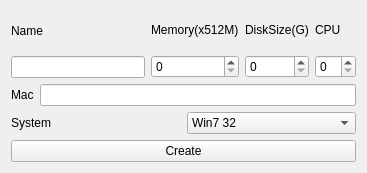
<?xml version="1.0" encoding="UTF-8"?>
<ui version="4.0">
 <class>defineDetail</class>
 <widget class="QWidget" name="defineDetail">
  <property name="geometry">
   <rect>
    <x>0</x>
    <y>0</y>
    <width>367</width>
    <height>173</height>
   </rect>
  </property>
  <property name="windowTitle">
   <string>Form</string>
  </property>
  <layout class="QVBoxLayout" name="verticalLayout_5">
   <item>
    <layout class="QHBoxLayout" name="horizontalLayout">
     <item>
      <layout class="QVBoxLayout" name="verticalLayout">
       <item>
        <widget class="QLabel" name="label">
         <property name="text">
          <string>Name</string>
         </property>
        </widget>
       </item>
       <item>
        <widget class="QLineEdit" name="lineEditName"/>
       </item>
      </layout>
     </item>
     <item>
      <layout class="QVBoxLayout" name="verticalLayout_2">
       <item>
        <widget class="QLabel" name="label_2">
         <property name="text">
          <string>Memory(x512M)</string>
         </property>
        </widget>
       </item>
       <item>
        <widget class="QSpinBox" name="spinBoxMemory"/>
       </item>
      </layout>
     </item>
     <item>
      <layout class="QVBoxLayout" name="verticalLayout_3">
       <item>
        <widget class="QLabel" name="label_6">
         <property name="text">
          <string>DiskSize(G)</string>
         </property>
        </widget>
       </item>
       <item>
        <widget class="QSpinBox" name="spinBoxDisk"/>
       </item>
      </layout>
     </item>
     <item>
      <layout class="QVBoxLayout" name="verticalLayout_4">
       <item>
        <widget class="QLabel" name="label_5">
         <property name="text">
          <string>CPU</string>
         </property>
        </widget>
       </item>
       <item>
        <widget class="QSpinBox" name="spinBoxCpu"/>
       </item>
      </layout>
     </item>
    </layout>
   </item>
   <item>
    <layout class="QHBoxLayout" name="horizontalLayout_2">
     <item>
      <widget class="QLabel" name="label_3">
       <property name="text">
        <string>Mac</string>
       </property>
      </widget>
     </item>
     <item>
      <widget class="QLineEdit" name="lineEditMac"/>
     </item>
    </layout>
   </item>
   <item>
    <layout class="QHBoxLayout" name="horizontalLayout_3">
     <item>
      <widget class="QLabel" name="label_4">
       <property name="text">
        <string>System</string>
       </property>
      </widget>
     </item>
     <item>
      <widget class="QComboBox" name="comboBoxSystem">
       <item>
        <property name="text">
         <string>Win7 32</string>
        </property>
       </item>
       <item>
        <property name="text">
         <string>Ubuntu 64</string>
        </property>
       </item>
       <item>
        <property name="text">
         <string>Centos7.0 64</string>
        </property>
       </item>
      </widget>
     </item>
    </layout>
   </item>
   <item>
    <widget class="QPushButton" name="pushButtonDefine">
     <property name="text">
      <string>Create</string>
     </property>
    </widget>
   </item>
  </layout>
 </widget>
 <resources/>
 <connections/>
</ui>
